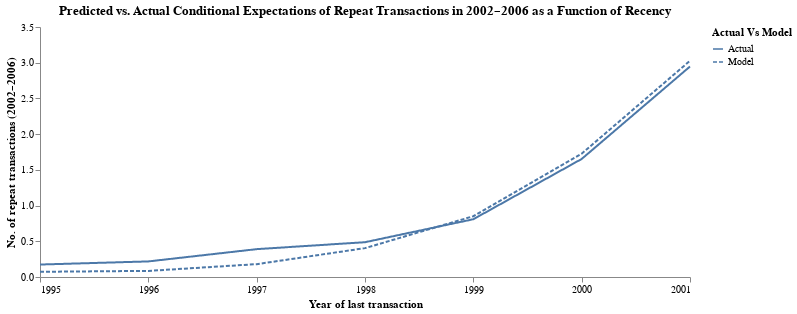

Notebook code for this chart:
### Code cell
(
    alt.Chart(ce_rec).mark_line().encode(
        x=alt.X('t_x', title='Year of last transaction', axis=alt.Axis(labelAngle=0, values=np.arange(1995, 2002, 1), format='.0f')),
        y=alt.Y('CE by Rec', title='No. of repeat transactions (2002–2006)'),
        strokeDash='Actual Vs Model'
    ).properties(
            width=650,
            height=250,
            title='Predicted vs. Actual Conditional Expectations of Repeat Transactions in 2002–2006 as a Function of Recency'
    ).configure_view(stroke=None).configure_axisY(grid=False).configure_axisX(grid=False)  
)

### Figure 1 — Vega-Lite specification as saved in the notebook (floating-point values rounded to 4 significant figures)
{"$schema": "https://vega.github.io/schema/vega-lite/v5.20.1.json", "config": {"axisX": {"grid": false}, "axisY": {"grid": false}, "view": {"continuousHeight": 300, "continuousWidth": 300, "stroke": null}}, "data": {"name": "data-08d41ba5a79f9637d44b08adf5fcf229"}, "datasets": {"data-08d41ba5a79f9637d44b08adf5fcf229": [{"Actual Vs Model": "Actual", "CE by Rec": 0.1744, "t_x": 1995}, {"Actual Vs Model": "Actual", "CE by Rec": 0.2181, "t_x": 1996}, {"Actual Vs Model": "Actual", "CE by Rec": 0.3899, "t_x": 1997}, {"Actual Vs Model": "Actual", "CE by Rec": 0.4873, "t_x": 1998}, {"Actual Vs Model": "Actual", "CE by Rec": 0.8089, "t_x": 1999}, {"Actual Vs Model": "Actual", "CE by Rec": 1.652, "t_x": 2000}, {"Actual Vs Model": "Actual", "CE by Rec": 2.947, "t_x": 2001}, {"Actual Vs Model": "Model", "CE by Rec": 0.07287, "t_x": 1995}, {"Actual Vs Model": "Model", "CE by Rec": 0.0857, "t_x": 1996}, {"Actual Vs Model": "Model", "CE by Rec": 0.1798, "t_x": 1997}, {"Actual Vs Model": "Model", "CE by Rec": 0.4041, "t_x": 1998}, {"Actual Vs Model": "Model", "CE by Rec": 0.8511, "t_x": 1999}, {"Actual Vs Model": "Model", "CE by Rec": 1.726, "t_x": 2000}, {"Actual Vs Model": "Model", "CE by Rec": 3.027, "t_x": 2001}]}, "encoding": {"strokeDash": {"field": "Actual Vs Model", "type": "nominal"}, "x": {"axis": {"format": ".0f", "labelAngle": 0, "values": [1995, 1996, 1997, 1998, 1999, 2000, 2001]}, "field": "t_x", "title": "Year of last transaction", "type": "quantitative"}, "y": {"field": "CE by Rec", "title": "No. of repeat transactions (2002–2006)", "type": "quantitative"}}, "height": 250, "mark": {"type": "line"}, "title": "Predicted vs. Actual Conditional Expectations of Repeat Transactions in 2002–2006 as a Function of Recency", "width": 650}
